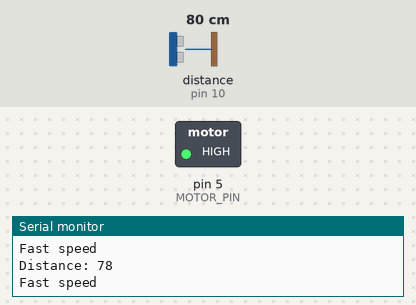
Bench run of a sketch on a simulated Arduino Uno, built with avr-gcc and run on an emulated ATmega328P. Parts: switched loads named in the sketch (green lamp = pin HIGH), the last lines printed to the serial monitor. Wiring (inferred from the names in the program): ultrasonic range finder: trigger pin 9; echo pin 10. The test bench sets the inputs (shaded band); at power-on: distance to the obstacle (sensor on pin 10) 80 cm. The echo pulse lasts 58.3 µs per cm; pins used as bus, display or sensor lines are not drawn.

Above: at 1.3 s.
1.4 s: distance to the obstacle (sensor on pin 10) set to 55 cm
2.9 s: distance to the obstacle (sensor on pin 10) set to 46 cm
At 4.2 s:
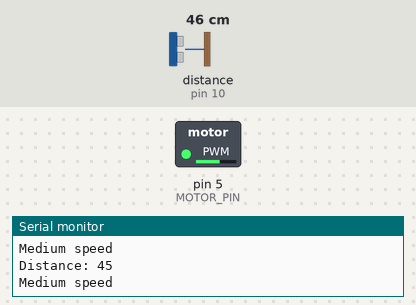
4.5 s: distance to the obstacle (sensor on pin 10) set to 23 cm
6.0 s: distance to the obstacle (sensor on pin 10) set to 18 cm
At 7.0 s:
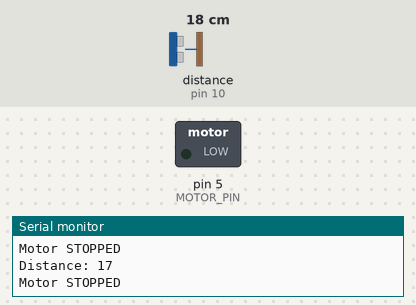
7.5 s: distance to the obstacle (sensor on pin 10) set to 60 cm
At 8.5 s:
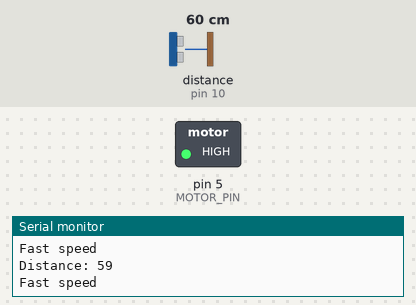
9.0 s: distance to the obstacle (sensor on pin 10) set to 9 cm
At 10.0 s:
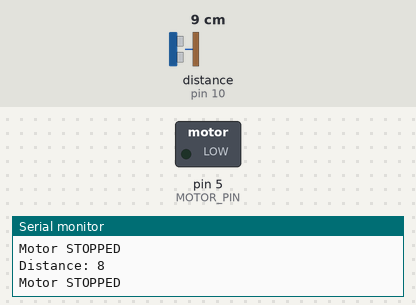
Timing chart, 0 to 11.5 s (numbered marks = the images above; inputs shaded):
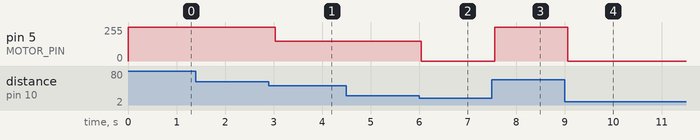

Measured:
- the behaviour switches between 51 and 50 cm on distance to the obstacle (sensor on pin 10) (found by bisection; images 0 and 1)
- the behaviour switches between 21 and 20 cm on distance to the obstacle (sensor on pin 10) (found by bisection; images 1 and 2)
- after the input at 2.9 s, pin 5 (MOTOR_PIN): 255/255 → 150/255 after 0.13 s
- after the input at 6.0 s, pin 5 (MOTOR_PIN): 150/255 → 0/255 after 0.05 s
- after the input at 7.5 s, pin 5 (MOTOR_PIN): 0/255 → 255/255 after 0.06 s
- after the input at 9.0 s, pin 5 (MOTOR_PIN): 255/255 → 0/255 after 0.07 s

The sketch:

motor_pwm_obstacle.ino
```cpp
#define TRIG_PIN 9
#define ECHO_PIN 10
#define MOTOR_PIN 5   // PWM pin

long duration;
int distance;

void setup() {
  pinMode(TRIG_PIN, OUTPUT);
  pinMode(ECHO_PIN, INPUT);
  pinMode(MOTOR_PIN, OUTPUT);

  Serial.begin(9600);
}

void loop() {
  // Send ultrasonic pulse
  digitalWrite(TRIG_PIN, LOW);
  delayMicroseconds(2);

  digitalWrite(TRIG_PIN, HIGH);
  delayMicroseconds(10);
  digitalWrite(TRIG_PIN, LOW);

  // Read echo
  duration = pulseIn(ECHO_PIN, HIGH);

  // Calculate distance (cm)
  distance = duration * 0.034 / 2;

  Serial.print("Distance: ");
  Serial.println(distance);

  // Motor control logic
  if (distance < 20) {
    analogWrite(MOTOR_PIN, 0);   // Stop motor
    Serial.println("Motor STOPPED");
  }
  else if (distance < 50) {
    analogWrite(MOTOR_PIN, 150); // Medium speed
    Serial.println("Medium speed");
  }
  else {
    analogWrite(MOTOR_PIN, 255); // Full speed
    Serial.println("Fast speed");
  }

  delay(500);
}
```
